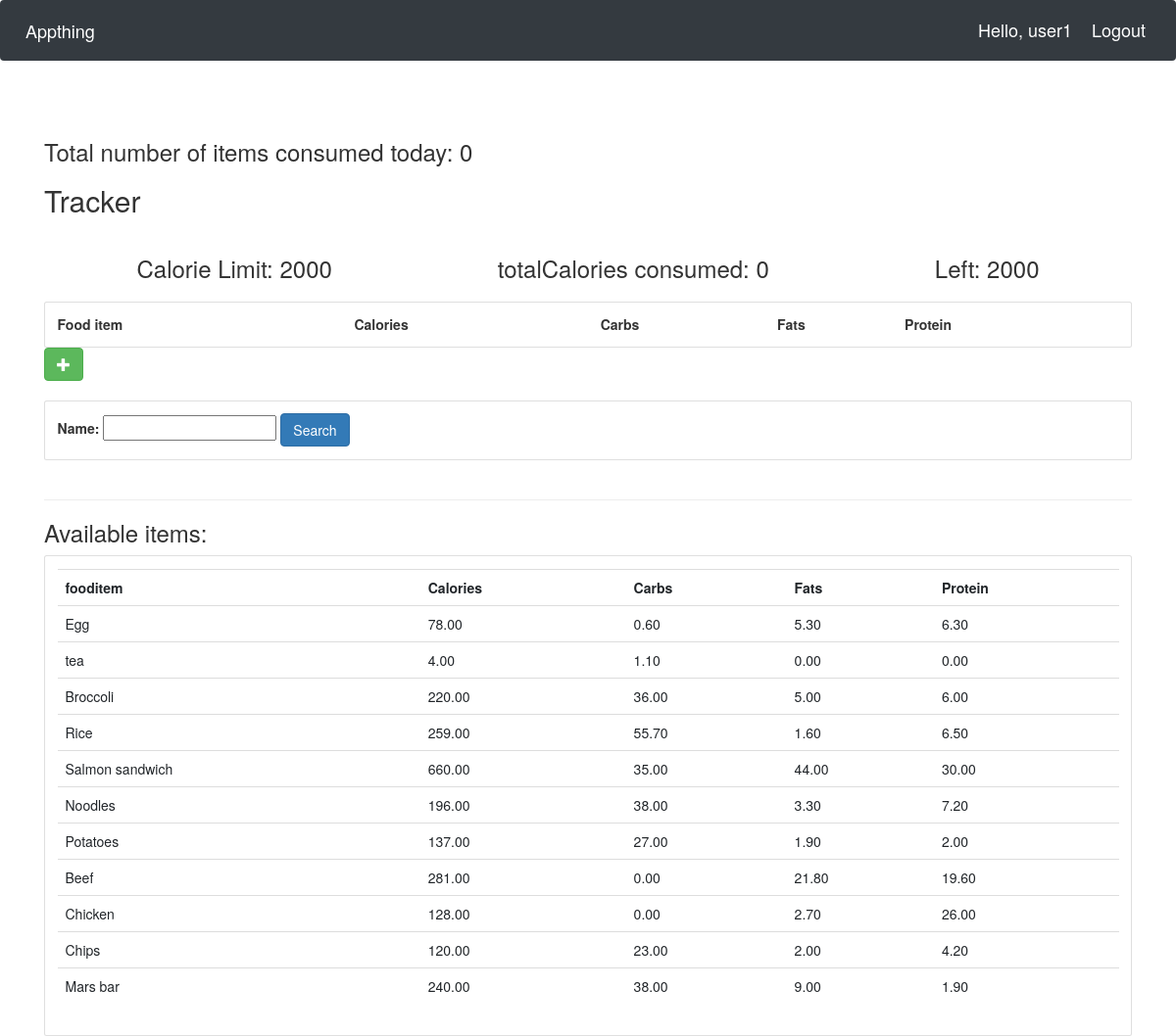
The app's page /user/ (signed in), older data.
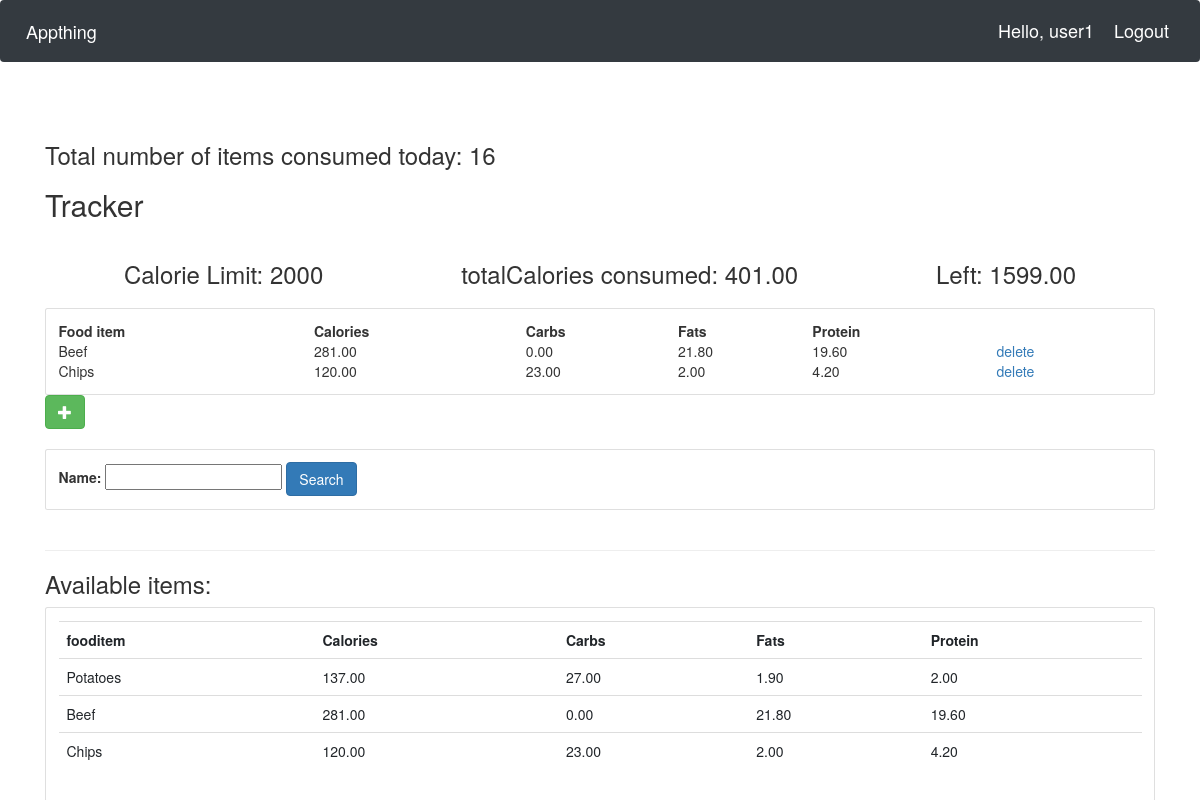
The same page, newer data.
### Appthing/models.py (models this page shows, shortened)
class Fooditem(models.Model):
    name = models.CharField(max_length=200)
    category = models.ManyToManyField(Category)
    carbohydrate = models.DecimalField(max_digits=5,decimal_places=2,default=0)
    fats = models.DecimalField(max_digits=5,decimal_places=2,default=0)
    protein = models.DecimalField(max_digits=5,decimal_places=2,default=0)
    calories=models.DecimalField(max_digits=5,decimal_places=2,default=0,blank=True)
    quantity = models.IntegerField(default=1,null=True,blank=True)
    description = models.CharField(max_length=200,null=True,blank=True)

### Appthing/views.py (the view)
# urls.py: path('user/',views.userPage,name='userPage'), #userPage
def userPage(request):
    user=request.user
    cust=user.customer
    action = request.POST.get('action', '')
    fooditems=Fooditem.objects.filter()
    myfilter = fooditemFilter(request.GET,queryset=fooditems)
    has_filter = any(field in request.GET for field in set(myfilter.get_fields()))
    fooditems=myfilter.qs
    total=UserFooditem.objects.all()
    myfooditems=total.filter(customer=cust)
    cnt=myfooditems.count()
    querysetFood=[]
    for food in myfooditems:
        querysetFood.append(food.fooditem.all())
    finalFoodItems=[]
    for items in querysetFood:
        for food_items in items:
            finalFoodItems.append(food_items)
    totalCalories=0
    for foods in finalFoodItems:
        totalCalories+=foods.calories
    if action == 'reset':
        querysetFood.delete()
    CaloriesLeft=2000-totalCalories
    context={'CaloriesLeft':CaloriesLeft,'totalCalories':totalCalories,'cnt':cnt,'foodlist':finalFoodItems,
    'fooditem':fooditems,'myfilter':myfilter, 'has_filter': has_filter}
    return render(request,'user.html',context)

### Appthing/templates/user.html (shortened to what this page needs)
{% extends 'main.html' %}
{% block content %}
<head> <link rel="stylesheet" href="https://maxcdn.bootstrapcdn.com/bootstrap/3.3.7/css/bootstrap.min.css"></head>
<h3>Total number of items consumed today: {{cnt}}</h3>
<div class="today">
	<h2>Tracker</h2>
	<div class="flex-box-row">
		<h3>Calorie Limit: 2000</h3>
		<h3>totalCalories consumed: {{totalCalories}}</h3>
		<h3>Left: {{ CaloriesLeft }}</h3>
	</div>
    <div class="card card-body">
        <table>
            <tr>
                <th>Food item</th>
                <th>Calories</th>
                <th>Carbs</th>
                <th>Fats</th>
                <th>Protein</th>
            </tr>
            {% for food in foodlist %}
            <tr>
                <td> {{food.name}}</td>
                <td> {{food.calories}}</td>
                <td> {{food.carbohydrate}}</td>
                <td> {{food.fats}}</td>
				<td> {{food.protein}}</td>
				<td><a href="delete/{{ food.id }}">delete</a></td>
			</tr>
            {% endfor %}
        </table>
	</div>
	<form action="{% url 'addFooditem' %}" method="POST">
		<button type="submit" class="btn btn-success">
			<span class="glyphicon glyphicon-plus"></span>
		</button>
	</form>
</div>
<br>
<div class="row">
	<div class="col">
		<div class="card card-body">
			<form method="get">
				{{myfilter.form}}
		    <button class="btn btn-primary" type="submit">Search</button>
		  </form>
		</div>
	</div>
</div>
<br>
<hr>
<h3>Available items:</h3>
<div class="row">
	<div class="col-md">
		<div class="card card-body">
			<table class="table table-sm">
				<tr>
					<th>fooditem</th>
					<th>Calories</th>
					<th>Carbs</th>
					<th>Fats</th>
					<th>Protein</th>
				</tr>
				{% for food in fooditem %}
				<tr>
					<td>{{food.name}}</td>
					<td> {{food.calories}}</td>
					<td> {{food.carbohydrate}}</td>
                    <td> {{food.fats}}</td>
                    <td> {{food.protein}}</td>
					</tr>
				{% endfor %}
			</table>
		</div>
	</div>
</div>
{% endblock %}

Row changes from the older to the newer data that the page shows:
removed Fooditem: name "Egg", calories "78.00", carbohydrate "0.60", fats "5.30", protein "6.30", shown under "Available items:"
removed Fooditem: name "tea", calories "4.00", carbohydrate "1.10", fats "0.00", protein "0.00", shown under "Available items:"
removed Fooditem: name "Broccoli", calories "220.00", carbohydrate "36.00", fats "5.00", protein "6.00", shown under "Available items:"
removed Fooditem: name "Rice", calories "259.00", carbohydrate "55.70", fats "1.60", protein "6.50", shown under "Available items:"
removed Fooditem: name "Salmon sandwich", calories "660.00", carbohydrate "35.00", fats "44.00", protein "30.00", shown under "Available items:"
removed Fooditem: name "Noodles", calories "196.00", carbohydrate "38.00", fats "3.30", protein "7.20", shown under "Available items:"
removed Fooditem: name "Chicken", calories "128.00", carbohydrate "0.00", fats "2.70", protein "26.00", shown under "Available items:"
removed Fooditem: name "Mars bar", calories "240.00", carbohydrate "38.00", fats "9.00", protein "1.90", shown under "Available items:"
now on one of the page's lists (row unchanged): Fooditem: name "Beef", calories "281.00", carbohydrate "0.00", fats "21.80", protein "19.60"
now on one of the page's lists (row unchanged): Fooditem: name "Chips", calories "120.00", carbohydrate "23.00", fats "2.00", protein "4.20"
Text that changed along with them:
{{ cnt }}: "0" → "16"
{{ totalCalories }}: "0" → "401.00"
{{ CaloriesLeft }}: "2000" → "1599.00"
